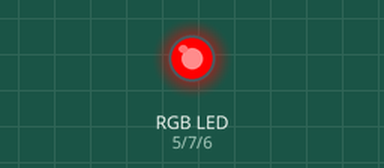
This sketch was run on a simulated Arduino Uno, built with avr-gcc and run on an emulated ATmega328P. Shown: an RGB LED mixed from three pins (HIGH = lit).

Above: at 0.2 s.
At 0.7 s:
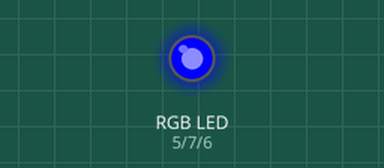
At 2.7 s:
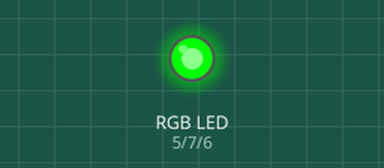
Timing chart, 0 to 3.5 s (numbered marks = the images above):
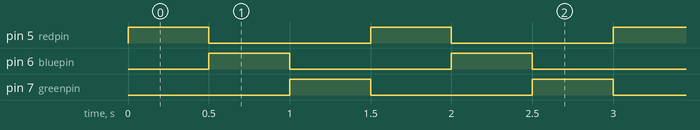

The sketch:

RGB_Test.ino
```cpp
const byte redpin = 5; //select the pin for the red LED
const byte bluepin = 6; // select the pin for the  blue LED
const byte greenpin = 7;// select the pin for the green LED


void setup()
{
  pinMode(redpin, OUTPUT);
  pinMode(bluepin, OUTPUT);
  pinMode(greenpin, OUTPUT);
}

void loop()
{
  light(255, 0, 0);

  light(0, 255, 0);

  light(0, 0, 255);
}

void light(byte LED1, byte LED2, byte LED3)
{
  analogWrite(redpin, LED1);
  analogWrite(bluepin, LED2);
  analogWrite(greenpin, LED3);

  delay(500);
}
```

Measured:
- by itself, pin 5 (redpin), pin 6 (bluepin), pin 7 (greenpin): alternates HIGH for 0.50 s and LOW for 1.0 s
- by itself, everything shown: repeats every 1.5 s, in 3 steps
